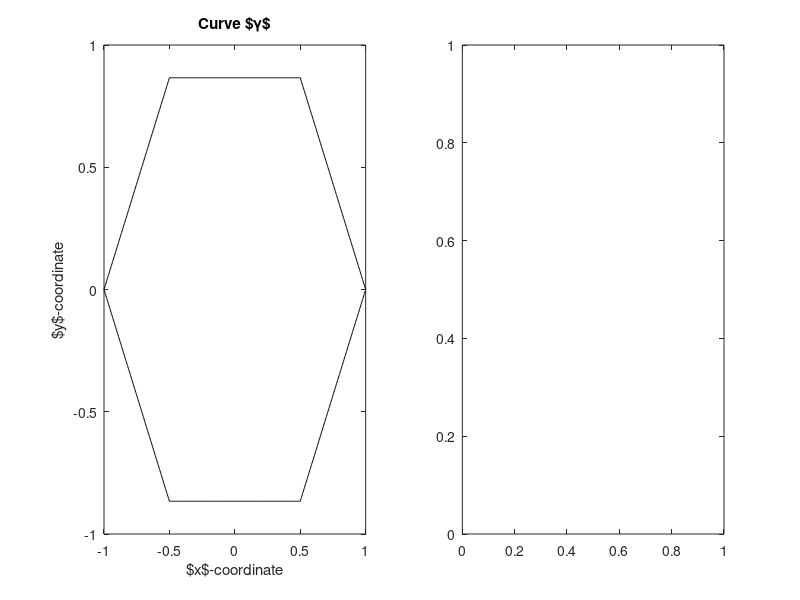

Write MATLAB code to recreate this figure. (Note: this script raises an error after producing the figure.)
% DESCRIPTION:
%  Testing the distortion H for the regular polygons
% AUTHOR:
%  Adam Quinn Jaffe (aqjaffe@stanford.edu)
% LAST EDITED:
%  16 July, 2019

% SETTING THE PARAMETERS
n = 1002;               % number of time discretizations
N = 6;                  % number of sides of the polygon
rs = linspace(0,1.999,10);  % the Euclidean scales

% SET UP THE CURVE
if mod(n,N) ~= 0
    error('Number of sides (%d) does not divide time discretization (%d)',N,n);
end
t = linspace(0,1,n+1);
t = t(1:end-1);
gamma = zeros(n+1,2);
for ii = 1:N
    xslope = cos(2*pi*ii/N) - cos(2*pi*(ii-1)/N);
    xinit = cos(2*pi*(ii-1)/N);
    yslope = sin(2*pi*ii/N) - sin(2*pi*(ii-1)/N);
    yinit = sin(2*pi*(ii-1)/N);
    gamma(1+n*(ii-1)/N:1+n*ii/N,1) = xinit + xslope*t(1:1+n/N)/(t(1+n/N)-t(1));
    gamma(1+n*(ii-1)/N:1+n*ii/N,2) = yinit + yslope*t(1:1+n/N)/(t(1+n/N)-t(1));
end
gamma = gamma(1:end-1,:);

% RUN THE PROGRAM AND PLOT THE RESULTS
set(gcf, 'Position',  [100, 300, 800, 300])
subplot(1,2,1);
box on;
plot(gamma(:,1),gamma(:,2),'Color','black');
xlabel('$x$-coordinate');
ylabel('$y$-coordinate');
title('Curve $\gamma$')

% RUN THE PROGRAM AND PLOT THE RESULTS
subplot(1,2,2);
hold on;
box on;
cm = colormap(winter(length(rs)));
for ii = 1:length(rs)
    unwrapped_H = unwrap(t,H(t,gamma,rs(ii)),1);
    plot(t,unwrapped_H,'Color', cm(ii,:));
end
xlabel('parameter $s$');
title('$H(r,s)$');
colorbar('Ticks',[0,1],'TickLabels',{sprintf('$r=%0.2f$',...
    rs(1)),sprintf('$r=%0.2f$',rs(end))},'TickLabelInterpreter','latex');
